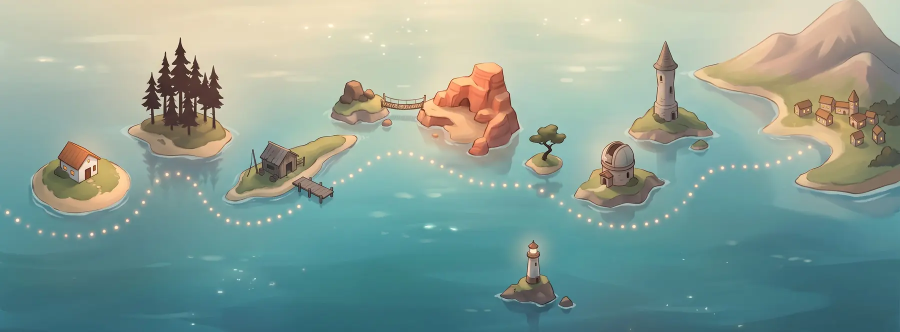
#> input picture src/imatges/mapa.webp, 1800 x 663 px, found by its file name (shown at 1/2 size)
$ python 1-terra.py
#> lines starting #> are read from the running program, lines starting #| are printed output that depends on the picture; after the words box and inside, x2 and y2 are one past the last pixel; in counts of white or black regions, pixels touching at a corner belong together
import numpy as np, sys, time
from PIL import Image
I = np.asarray(Image.open('/home/user/robomon/src/imatges/mapa.webp').convert('RGB')).astype(np.int32)
H, W, _ = I.shape
#> H = 663; W = 1800
T = int(sys.argv[1]) if len(sys.argv) > 1 else 12
# arestes transitables (veïns semblants)
dx = np.abs(I[:, 1:] - I[:, :-1]).sum(2) < T     # entre (y,x) i (y,x+1)
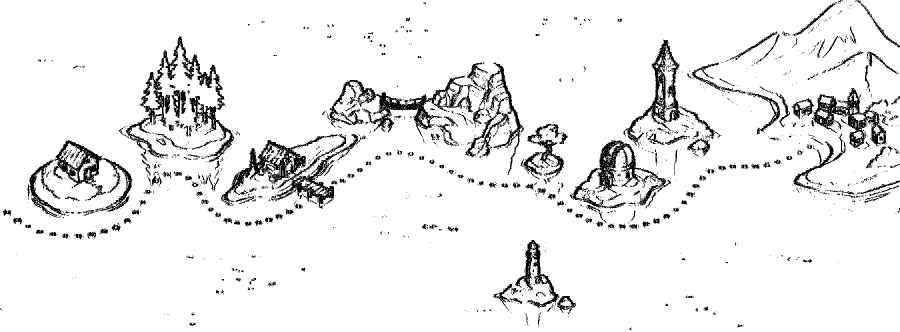
#> dx: shape (663, 1799) bool (shown at 1/2 size); 92.8% white; 1675 black regions (1398 under 20 px), largest, box (x1, y1, x2, y2) and area: (442, 268, 717, 418) 9475, (252, 73, 468, 325) 8259, (659, 152, 960, 275) 7193
dy = np.abs(I[1:, :] - I[:-1, :]).sum(2) < T     # entre (y,x) i (y+1,x)
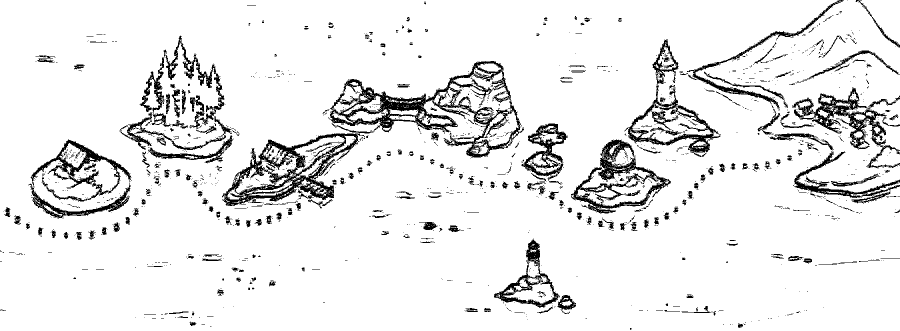
#> dy: shape (662, 1800) bool (shown at 1/2 size); 91.5% white; 1688 black regions (1397 under 20 px), largest, box (x1, y1, x2, y2) and area: (660, 122, 1048, 315) 15344, (444, 267, 730, 412) 11014, (1142, 279, 1342, 427) 7037
fons = np.zeros((H, W), bool)
fons[-1, :] = True; fons[:, 0] = True; fons[0, :1560] = True; fons[430:, -1] = True
t = time.time()
while True:
    n = fons.copy()
    n[:, 1:] |= fons[:, :-1] & dx; n[:, :-1] |= fons[:, 1:] & dx
    n[1:, :] |= fons[:-1, :] & dy; n[:-1, :] |= fons[1:, :] & dy
    if (n == fons).all(): break
    fons = n
#> this loop made 677 passes
#> pass 1, `fons = n`:
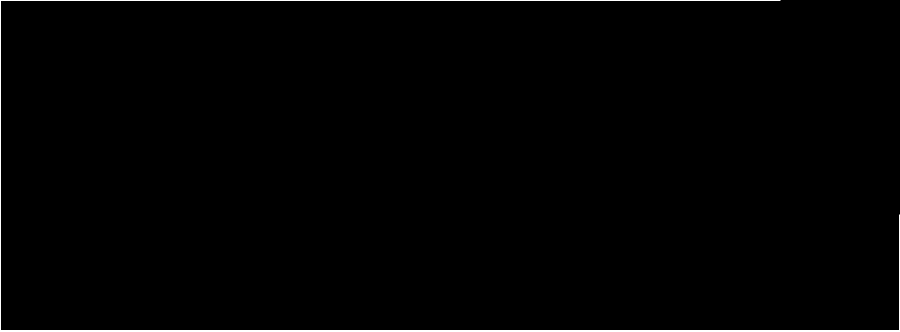
#> fons: shape (663, 1800) bool (shown at 1/2 size); 0.71% white; 1 white region, box (x1, y1, x2, y2) and area: (0, 0, 1800, 663) 8498
#> pass 2, `fons = n`:
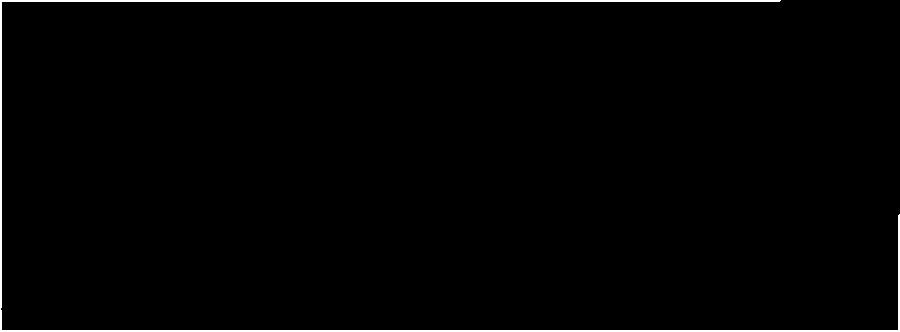
#> fons: shape (663, 1800) bool (shown at 1/2 size); 1.1% white; 1 white region, box (x1, y1, x2, y2) and area: (0, 0, 1800, 663) 12740
#> pass 3, `fons = n`:
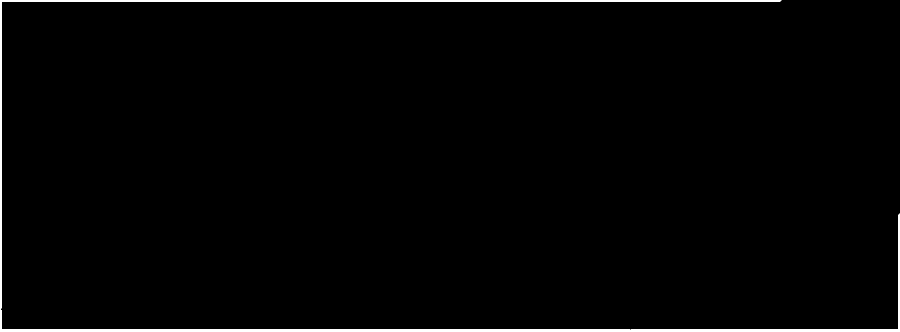
#> fons: shape (663, 1800) bool (shown at 1/2 size); 1.4% white; 1 white region, box (x1, y1, x2, y2) and area: (0, 0, 1800, 663) 16978
#> after the loop:
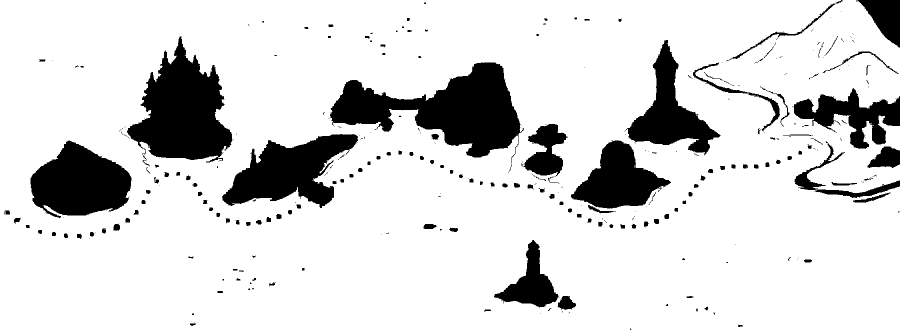
#> n: shape (663, 1800) bool (shown at 1/2 size); 84.8% white; 377 black regions (229 under 20 px), largest, box (x1, y1, x2, y2) and area: (660, 125, 1048, 327) 34606, (254, 73, 464, 333) 29812, (444, 268, 716, 416) 21166
np.save('fons.npy', fons)
print('fet', round(time.time() - t, 1), 's', 'terra', (~fons).sum())
Image.fromarray((~fons * 255).astype(np.uint8)).save('terra.png')
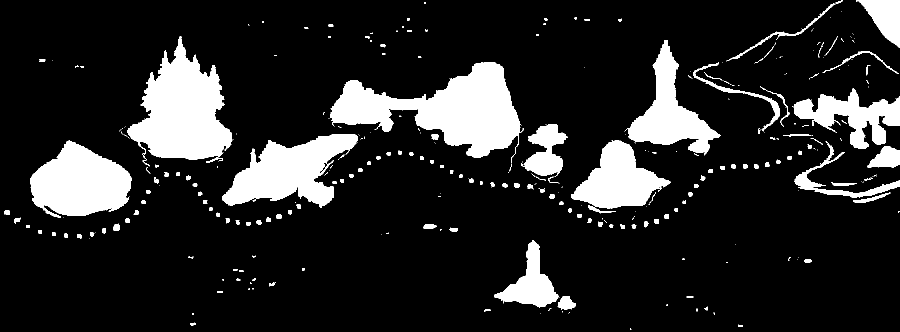
#> saved as terra.png: PIL image 1800x663 L (shown at 1/2 size); 15.2% white; 377 white regions (229 under 20 px), largest, box (x1, y1, x2, y2) and area: (660, 125, 1048, 327) 34606, (254, 73, 464, 333) 29812, (444, 268, 716, 416) 21166
